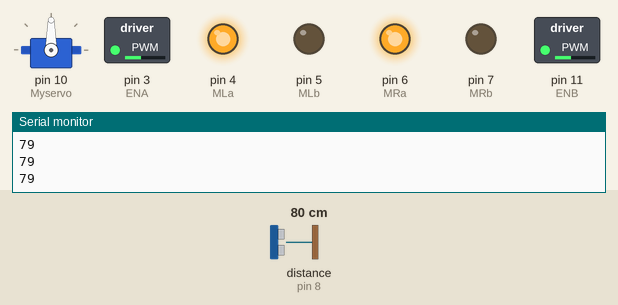
Simulated run of this sketch. Board: Arduino Uno, built with avr-gcc and run on an emulated ATmega328P. Parts: servo, switched loads named in the sketch (green lamp = pin HIGH), output pins drawn as LEDs (lit = HIGH), the last lines printed to the serial monitor. Wiring (inferred from the names in the program): ultrasonic range finder: trigger pin 9; echo pin 8. Dashed ring = blinking. The test bench sets the inputs (shaded band); at power-on: distance to the obstacle (sensor on pin 8) 80 cm. The echo pulse lasts 58.3 µs per cm; pins used as bus, display or sensor lines are not drawn.

Above: at 1.2 s.
1.3 s: distance to the obstacle (sensor on pin 8) set to 23 cm
2.8 s: distance to the obstacle (sensor on pin 8) set to 19 cm
At 4.9 s:
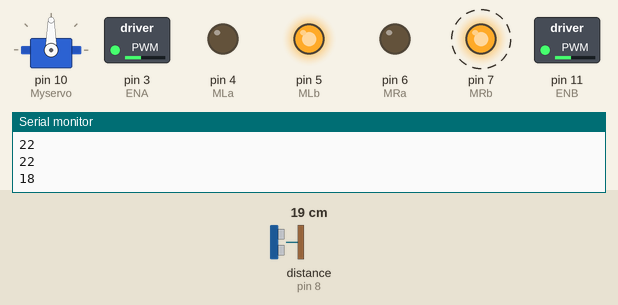
5.8 s: distance to the obstacle (sensor on pin 8) set to 35 cm
At 8.72 s:
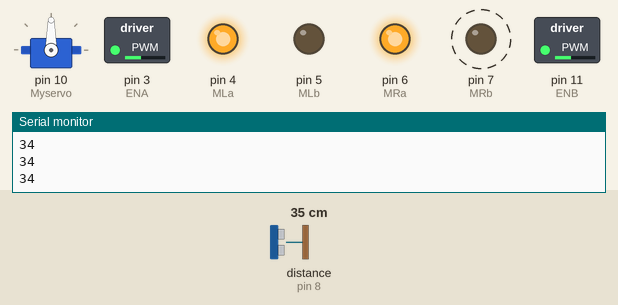
8.8 s: distance to the obstacle (sensor on pin 8) set to 2 cm
At 11.6 s:
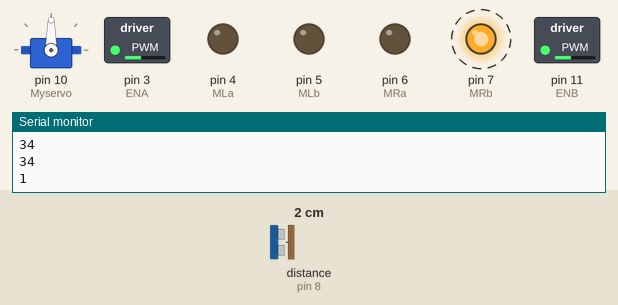
Timing chart, 0 to 12.8 s (numbered marks = the images above; inputs shaded):
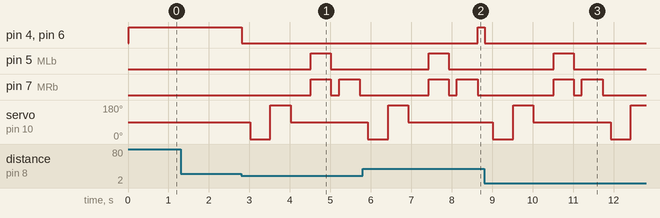

Measured:
- the behaviour switches between 22 and 21 cm on distance to the obstacle (sensor on pin 8) (found by bisection; images 0 and 1)
- after the input at 2.8 s, pin 4 (MLa), pin 6 (MRa): HIGH → LOW at once; pin 5 (MLb): LOW → HIGH after 1.7 s, → LOW 0.50 s later; pin 7 (MRb): alternates HIGH for 0.51 s and LOW for 0.20 s, starting after 1.7 s; servo on pin 10 (Myservo): 90° → 0° after 0.22 s, → 180° 0.50 s later, → 90° 0.50 s later
- after the input at 5.8 s, pin 4 (MLa), pin 6 (MRa): LOW → HIGH after 2.8 s
- after the input at 8.8 s, pin 4 (MLa): HIGH → LOW at once; pin 5 (MLb): LOW → HIGH after 1.7 s, → LOW 0.50 s later

The sketch:

Obstacle_avoiding_robot.ino
```cpp
#include <Servo.h>

Servo Myservo;

// Ultrasonic sensor pins
#define trigPin 9
#define echoPin 8

// Motor driver pins
#define ENA 3
#define ENB 11
#define MLa 4
#define MLb 5
#define MRa 6
#define MRb 7

long duration, distance;
int motorSpeed = 100;   // Speed (0 - 255)

void setup()
{
  Serial.begin(9600);

  pinMode(MLa, OUTPUT);
  pinMode(MLb, OUTPUT);
  pinMode(MRa, OUTPUT);
  pinMode(MRb, OUTPUT);

  pinMode(ENA, OUTPUT);
  pinMode(ENB, OUTPUT);

  pinMode(trigPin, OUTPUT);
  pinMode(echoPin, INPUT);

  Myservo.attach(10);

  analogWrite(ENA, motorSpeed);
  analogWrite(ENB, motorSpeed);
}

void loop()
{
  // Measure distance
  digitalWrite(trigPin, LOW);
  delayMicroseconds(2);

  digitalWrite(trigPin, HIGH);
  delayMicroseconds(10);

  digitalWrite(trigPin, LOW);

  duration = pulseIn(echoPin, HIGH);
  distance = duration / 58.2;

  Serial.println(distance);
  delay(10);

  if (distance > 20)
  {
    // Move Forward
    Myservo.write(90);

    digitalWrite(MRb, LOW);
    digitalWrite(MRa, HIGH);
    digitalWrite(MLb, LOW);
    digitalWrite(MLa, HIGH);
  }

  else if (distance <= 20 && distance > 0)
  {
    // Stop
    digitalWrite(MRb, LOW);
    digitalWrite(MRa, LOW);
    digitalWrite(MLb, LOW);
    digitalWrite(MLa, LOW);

    delay(200);

    // Scan left
    Myservo.write(0);
    delay(500);

    // Scan right
    Myservo.write(180);
    delay(500);

    // Center
    Myservo.write(90);
    delay(500);

    // Move backward
    digitalWrite(MRb, HIGH);
    digitalWrite(MRa, LOW);
    digitalWrite(MLb, HIGH);
    digitalWrite(MLa, LOW);

    delay(500);

    // Stop
    digitalWrite(MRb, LOW);
    digitalWrite(MRa, LOW);
    digitalWrite(MLb, LOW);
    digitalWrite(MLa, LOW);

    delay(200);

    // Turn Left
    digitalWrite(MRb, HIGH);
    digitalWrite(MRa, LOW);
    digitalWrite(MLa, LOW);
    digitalWrite(MLb, LOW);

    delay(500);
  }
}
```
